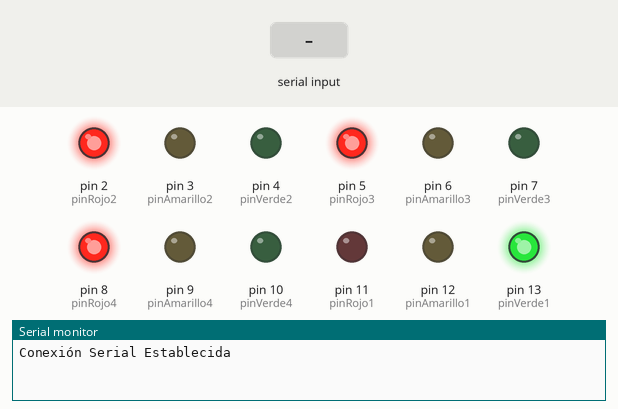
This sketch was run on a simulated Arduino Uno, built with avr-gcc and run on an emulated ATmega328P. Shown: output pins drawn as LEDs (lit = HIGH), the last lines printed to the serial monitor. Dashed ring = blinking. The test bench sets the inputs (shaded band).

Above: at 1.2 s.
1.3 s: "1" received over Serial
6.5 s: "2" received over Serial
At 13.6 s:
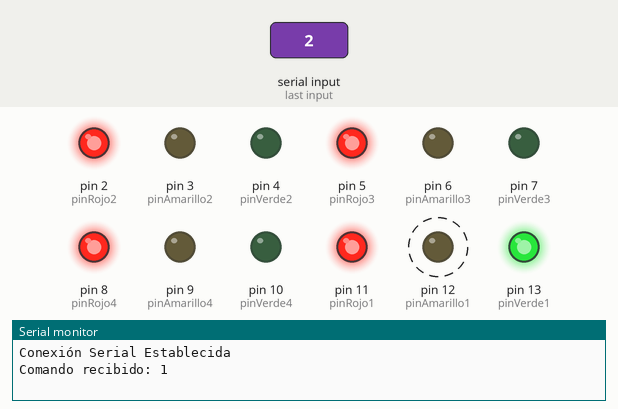
26.0 s: "3" received over Serial
At 28.6 s:
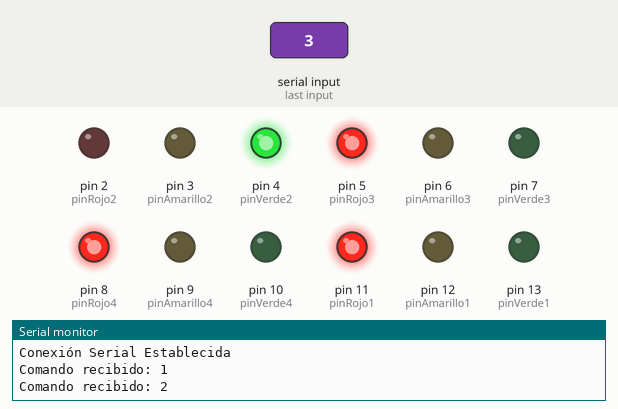
38.5 s: "4" received over Serial
At 43.6 s:
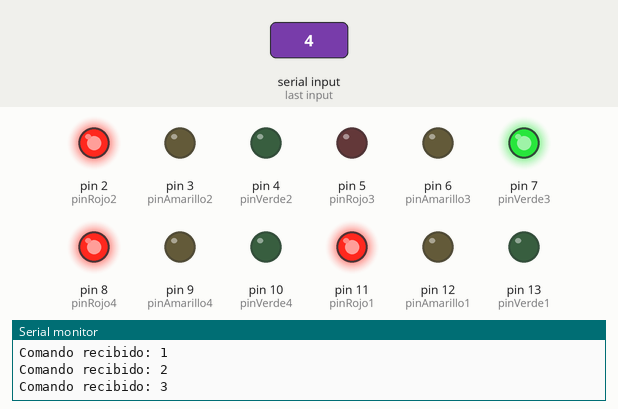
Timing chart, 0 to 51.5 s (numbered marks = the images above; inputs shaded):
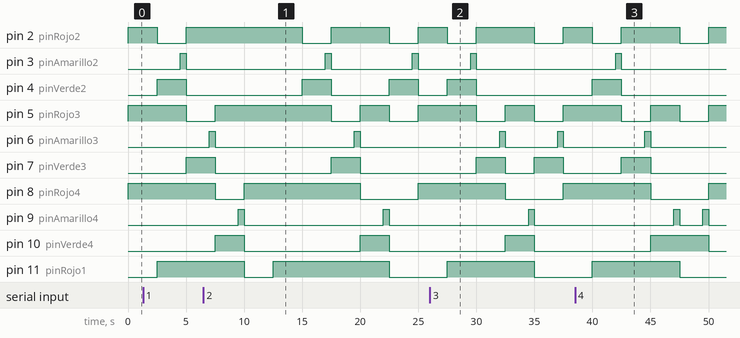

Measured:
- after the input at 6.5 s, pin 11 (pinRojo1): goes on until 22.5 s, then stays LOW; pin 12 (pinAmarillo1): goes on until 15.0 s, then stays LOW
- after the input at 26.0 s, pin 4 (pinVerde2): goes on until 30.0 s, then stays LOW; pin 11 (pinRojo1): goes on until 35.0 s, then stays LOW; pin 12 (pinAmarillo1): goes on until 27.5 s, then stays LOW
- after the input at 38.5 s, pin 4 (pinVerde2): goes on until 42.5 s, then stays LOW; pin 11 (pinRojo1): goes on until 47.5 s, then stays LOW; pin 12 (pinAmarillo1): goes on until 40.0 s, then stays LOW
- by itself, pin 2 (pinRojo2): alternates HIGH for 5.0 s and LOW for 2.5 s
- by itself, pin 3 (pinAmarillo2): alternates HIGH for 0.50 s and LOW for 7.0 s
- by itself, pin 4 (pinVerde2): alternates HIGH for 2.5 s and LOW for 5.0 s
- by itself, pin 6 (pinAmarillo3), pin 9 (pinAmarillo4): alternates HIGH for 0.50 s and LOW for 12.0 s
- by itself, pin 10 (pinVerde4): alternates HIGH for 2.5 s and LOW for 10.0 s

The sketch:

semaforo.ino
```cpp
// Definición de pines para la primera vía
const int pinRojo1 = 11;
const int pinAmarillo1 = 12;
const int pinVerde1 = 13;

// Definición de pines para la segunda vía
const int pinRojo2 = 2;
const int pinAmarillo2 = 3;
const int pinVerde2 = 4;

// Definición de pines para la tercera vía
const int pinRojo3 = 5;
const int pinAmarillo3 = 6;
const int pinVerde3 = 7;

// Definición de pines para la cuarta vía
const int pinRojo4 = 8;
const int pinAmarillo4 = 9;
const int pinVerde4 = 10;

void setup() {
  // Configuración de los pines como salidas
  pinMode(pinRojo1, OUTPUT);
  pinMode(pinAmarillo1, OUTPUT);
  pinMode(pinVerde1, OUTPUT);

  pinMode(pinRojo2, OUTPUT);
  pinMode(pinAmarillo2, OUTPUT);
  pinMode(pinVerde2, OUTPUT);

  pinMode(pinRojo3, OUTPUT);
  pinMode(pinAmarillo3, OUTPUT);
  pinMode(pinVerde3, OUTPUT);

  pinMode(pinRojo4, OUTPUT);
  pinMode(pinAmarillo4, OUTPUT);
  pinMode(pinVerde4, OUTPUT);

  Serial.begin(115200);
  Serial.println("Conexión Serial Establecida");
}

void loop() {
  for (int i = 2; i < 14; i = i + 1) { // Garantizo que todo esté apagado
    digitalWrite(i, LOW);
  }

  if (Serial.available() > 0) {
    char command = Serial.read();
    Serial.println("Comando recibido: " + String(command)); // Línea de depuración

    if (command == '1') {
      // Estado rojo
      digitalWrite(pinVerde1, HIGH); // enciendo el primer verde
      digitalWrite(pinRojo2, HIGH);  // Enciendo los demás rojos
      digitalWrite(pinRojo3, HIGH);
      digitalWrite(pinRojo4, HIGH);
      delay(2000); // espero

      digitalWrite(pinAmarillo1, HIGH); // enciendo el amarillo
      delay(500); // espero
      digitalWrite(pinVerde1, LOW); // apagar el verde y el amarillo
      digitalWrite(pinAmarillo1, LOW);
      digitalWrite(pinRojo1, HIGH);

    } else if (command == '2') {
      digitalWrite(pinVerde2, HIGH); // segundo semáforo verde
      digitalWrite(pinRojo2, LOW);  // apago el rojo 2
      delay(2000); // espero
      digitalWrite(pinAmarillo2, HIGH); // encender el 2do amarillo
      delay(500); // espero
      digitalWrite(pinVerde2, LOW); // apago ambos
      digitalWrite(pinAmarillo2, LOW);
      digitalWrite(pinRojo2, HIGH); // enciendo el rojo

    } else if (command == '3') {
      // Estado verde
      digitalWrite(pinVerde3, HIGH); // tercer semáforo verde
      digitalWrite(pinRojo3, LOW);    // apago el rojo 3
      delay(2000); // espero
      digitalWrite(pinAmarillo3, HIGH); // encender el 3erdo amarillo
      delay(500); // espero
      digitalWrite(pinAmarillo3, LOW); // apago ambos
      digitalWrite(pinVerde3, LOW);
      digitalWrite(pinRojo3, HIGH);

    } else if (command == '4') {
      digitalWrite(pinVerde4, HIGH); // cuarto semáforo verde
      digitalWrite(pinRojo4, LOW);
      delay(2000); // espero
      digitalWrite(pinAmarillo4, HIGH); // encender el 4to amarillo
      delay(500); // espero
      digitalWrite(pinVerde4, LOW); // apago ambos
      digitalWrite(pinAmarillo4, LOW);
      digitalWrite(pinRojo4, HIGH);
    } else {
      command = 0; // Restablecer a 0 solo cuando el comando no es '1', '2', '3' ni '4'
    }
  }
    digitalWrite(pinVerde1, HIGH); // enciendo el primer verde
    digitalWrite(pinRojo2, HIGH);  // Enciendo los demás rojos
    digitalWrite(pinRojo3, HIGH);
    digitalWrite(pinRojo4, HIGH);
    delay(2000); // espero

    digitalWrite(pinAmarillo1, HIGH); // enciendo el amarillo
    delay(500); // espero
    digitalWrite(pinVerde1, LOW); // apagar el verde y el amarillo
    digitalWrite(pinAmarillo1, LOW);
    digitalWrite(pinRojo1, HIGH);

    digitalWrite(pinVerde2, HIGH); // segundo semáforo verde
    digitalWrite(pinRojo2, LOW);  // apago el rojo 2
    delay(2000); // espero
    digitalWrite(pinAmarillo2, HIGH); // encender el 2do amarillo
    delay(500); // espero
    digitalWrite(pinVerde2, LOW); // apago ambos
    digitalWrite(pinAmarillo2, LOW);
    digitalWrite(pinRojo2, HIGH); // enciendo el rojo

    digitalWrite(pinVerde3, HIGH); // tercer semáforo verde
    digitalWrite(pinRojo3, LOW); // apago el rojo 3
    delay(2000); // espero
    digitalWrite(pinAmarillo3, HIGH); // encender el 3erdo amarillo
    delay(500); // espero
    digitalWrite(pinAmarillo3, LOW); // apago ambos
    digitalWrite(pinVerde3, LOW);
    digitalWrite(pinRojo3, HIGH);

    digitalWrite(pinVerde4, HIGH); // cuarto semáforo verde
    digitalWrite(pinRojo4, LOW);
    delay(2000); // espero
    digitalWrite(pinAmarillo4, HIGH); // encender el 4to amarillo
    delay(500); // espero
    digitalWrite(pinVerde4, LOW); // apago ambos
    digitalWrite(pinAmarillo4, LOW);
    digitalWrite(pinRojo4, HIGH);
}
```
